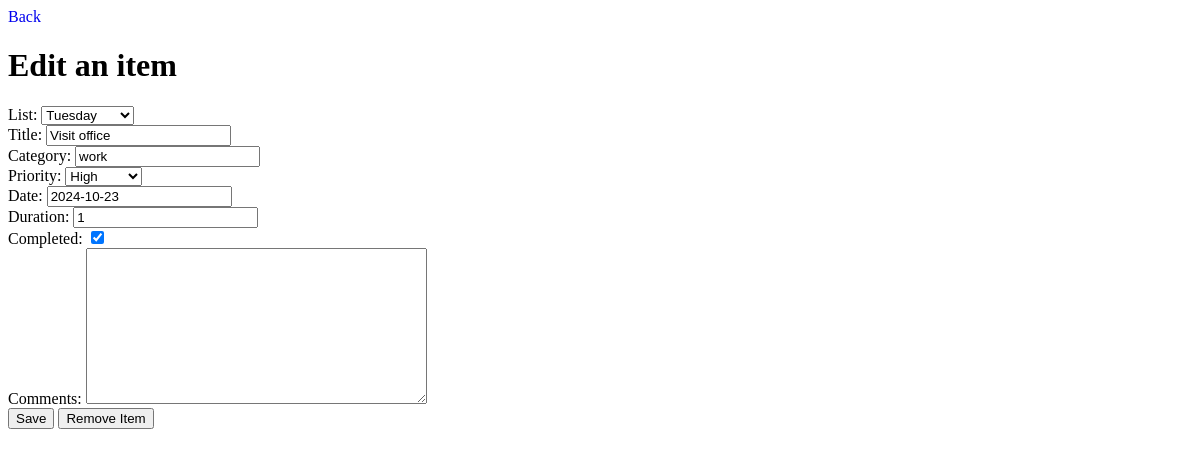
/58/edit-item/, run on the app's committed database.
### lists/models.py (models this page shows, shortened)
class Item(models.Model):
    PRIORITY = {
        "1": "High",
        "2": "Meddium",
        "3": "Low"
    }
    list = models.ForeignKey(List, related_name='items', on_delete=models.CASCADE)
    title = models.CharField(max_length=200)
    category = models.CharField(max_length=20)
    priority = models.CharField(
        max_length=10,
        choices=PRIORITY,
        default=3,
    )
    date = models.DateField(default=date.today)
    duration = models.IntegerField(default=1)
    completed = models.BooleanField(default=False)
    comments = models.TextField(max_length=200, blank=True)

### lists/views.py (the view)
# urls.py: path('<int:item_id>/edit-item/', edit_item, name='edit_item'),
def edit_item(request, item_id):
    item = Item.objects.get(pk=item_id)
    ItemForm = modelform_factory(Item, fields=('list', 'title', 'category', 'priority', 'date', 'duration', 'completed', 'comments',))
    if request.method == 'POST':
        if 'save' in request.POST:
            form = ItemForm(request.POST, instance=item)
            if form.is_valid():
                form.save()
                return redirect('add_list')
        elif 'remove' in request.POST:
            item.delete()
            return redirect('add_list')
    else:
        form = ItemForm(instance=item)
    return render(request, "lists/edit_item.html", {"form": form})

### lists/models.py (called while the page is built)
    def __str__(self):
        return f"{self.name}"

### lists/templates/lists/edit_item.html (shortened to what this page needs)
{% extends "base.html" %}
{% block content %}
        <a href="{% url 'add_list' %}">Back</a>
        <h1>Edit an item </h1>
        <form method="post">
            {{ form }}
        <button type="submit" name="save">Save</button>
        <button type="submit" name="remove">Remove Item</button>
        </form>
{% endblock %}

### lists/static/lists/style.css (style rules this page uses)
a { text-decoration: none; }

### data on the page
Item: list "Tuesday", title "Visit office", category "work", priority "High", date "2024-10-23", duration "1", completed "☑"
